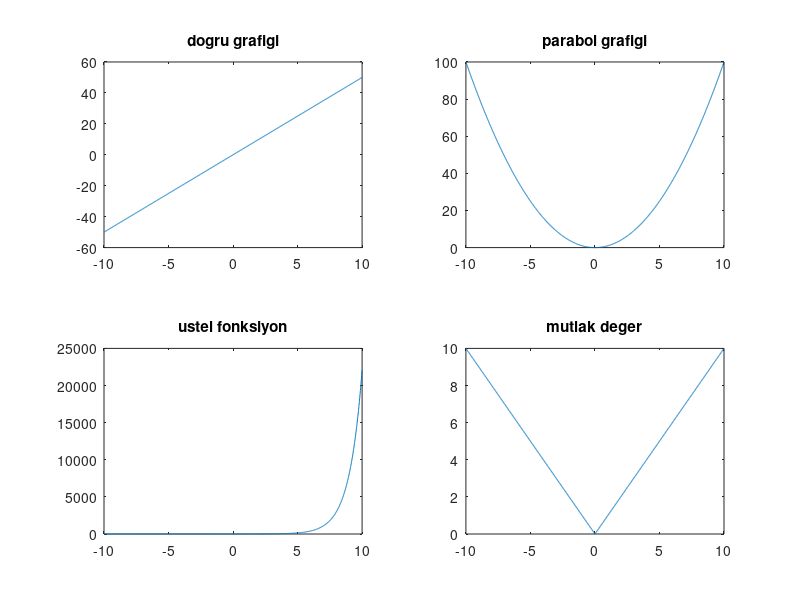

The MATLAB source for this figure:
x = -10:0.01:10;
y1 = 5*x;
y2 = x.^2;
y3 = exp(x);
y4 = abs(x);

subplot(2,2,1)
plot(x,y1)
title('dogru grafigi')

subplot(2,2,2)
plot(x,y2)
title('parabol grafigi')

subplot(2,2,3)
plot(x,y3)
title('ustel fonksiyon')

subplot(2,2,4)
plot(x,y4)
title('mutlak deger')
